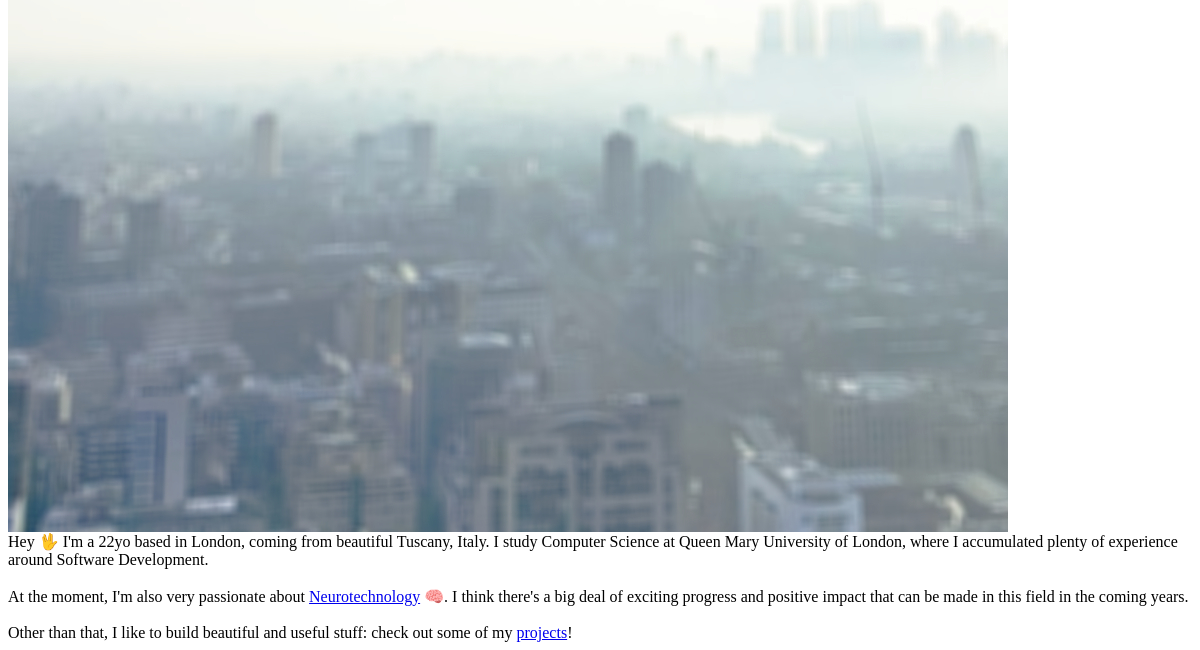
/sections/about/ (lower part), run on an earlier commit of the app's database.
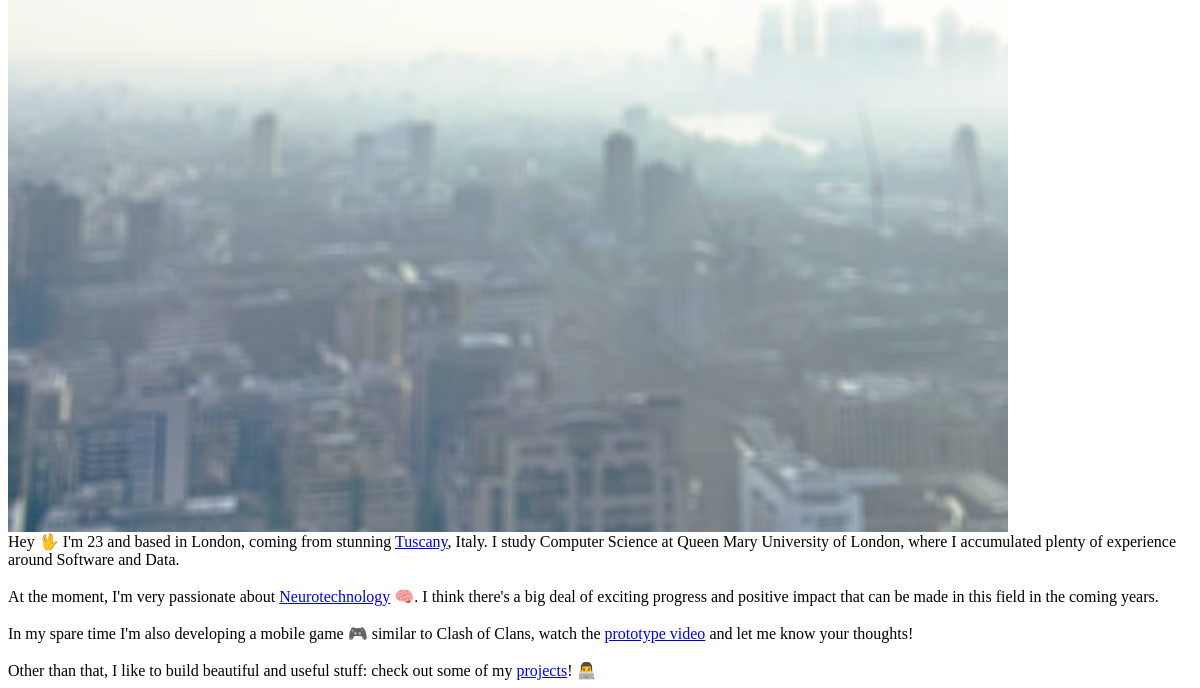
And on a later commit of the database.
### website/models.py (models this page shows, shortened)
class AboutText(models.Model):
    content = models.TextField()

### website/views.py (the view)
# urls.py: path('sections/about/', views.about, name='about'),
def about(request):
    template = loader.get_template('website/about.html')
    content = AboutText.objects.all()
    return HttpResponse(template.render({ "about_text" : content[0].content }, request))

### templates/website/about.html (shortened to what this page needs)
{% load static %}
<div class="image">
  <img id="back" src="{% static 'foto-bg.jpg' %}" />
</div>
<div class="right">
  <div class="blue text" id="about-text">
    {% autoescape off %} {{ about_text }} {% endautoescape %}
  </div>
</div>

What changed in the data, as far as the page shows it:
changed AboutText: content "Hey 🖖 I'm a 22yo based in London, coming from beautiful Tuscany, Italy. I study Computer Science at Queen Mary University of London, where I accumulated plenty of experience around Software Development. At the moment, I'm also very passionate about Neurotechnology 🧠. I think there's a big deal of exciting progress and positive impact that can be made in this field in the coming years. Other than that, I like to build beautiful and useful stuff: check out some of my projects !" → "Hey 🖖 I'm 23 and based in London, coming from stunning Tuscany , Italy. I study Computer Science at Queen Mary University of London, where I accumulated plenty of experience around Software and Data. At the moment, I'm very passionate about Neurotechnology 🧠. I think there's a big deal of exciting progress and positive impact that can be made in this field in the coming years. In my spare time I'm also developing a mobile game 🎮 similar to Clash of Clans, watch the prototype video and let me know your thoughts! Other than that, I like to build beautiful and useful stuff: check out some of my projects ! 👨‍💻"
